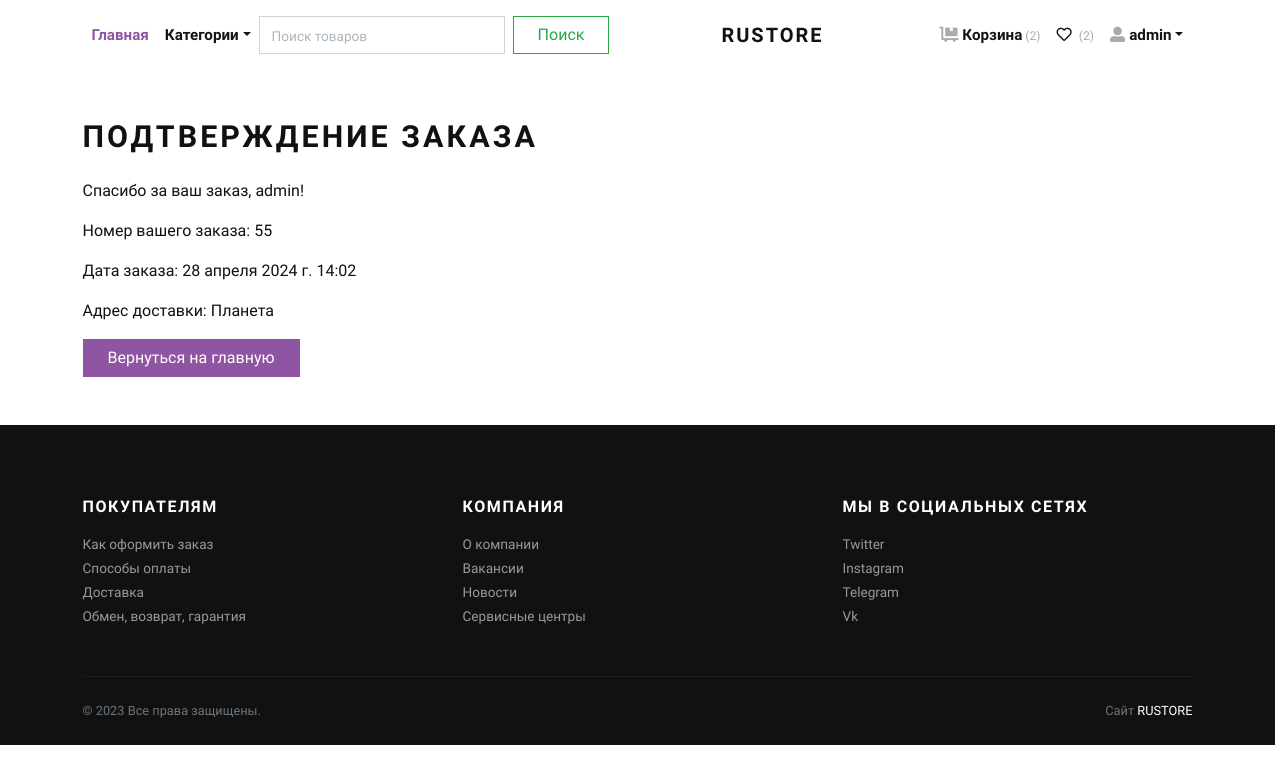
The app's page /order-confirmation/ (signed in) with its own data.
### store/models.py (models this page shows)
class Order(models.Model):
    user = models.ForeignKey(User, verbose_name="User", on_delete=models.CASCADE)
    address = models.ForeignKey(Address, verbose_name="Shipping Address", on_delete=models.CASCADE)
    product = models.ForeignKey(Product, verbose_name="Product", on_delete=models.CASCADE)
    quantity = models.PositiveIntegerField(verbose_name="Quantity")
    ordered_date = models.DateTimeField(auto_now_add=True, verbose_name="Ordered Date")
    status = models.CharField(
        choices=STATUS_CHOICES,
        max_length=50,
        default="В ожижании"
    )

class Address(models.Model):
    user = models.ForeignKey(User, verbose_name="User", on_delete=models.CASCADE)
    locality = models.CharField(max_length=150, verbose_name="Ближайшее местоположение")
    city = models.CharField(max_length=150, verbose_name="Город")
    state = models.CharField(max_length=150, verbose_name="Район")
    def __str__(self):
        return self.locality

### store/views.py (the view)
# urls.py: path('order-confirmation/', views.order_confirmation, name='order-confirmation'),
@login_required
def order_confirmation(request):
    user = request.user
    order = Order.objects.filter(user=user).last()
    if not order:
        return redirect('store:home')
    context = {
        'order': order,
    }
    return render(request, 'store/order_confirmation.html', context)

### store/context_preprocessors.py (called while the page is built)
def store_menu(request):
    categories = Category.objects.filter(is_active=True)
    context = {
        'categories_menu': categories,
    }
    return context

def cart_menu(request):
    if request.user.is_authenticated:                      #проверка пользователя на аутентификацию
        cart_items= Cart.objects.filter(user=request.user) #получаем объекты из корзины
        context = {
            'cart_items': cart_items,
        }
    else:
        context = {}
    return context

def favorites_count(request):
    if request.user.is_authenticated:
        count = Favorite.objects.filter(user=request.user).count()
    else:
        count = 0
    return {'favorites_count': count}

### templates/store/order_confirmation.html
{% extends 'base.html' %}
{% block content %}
<div class="container py-5">
    <div class="row">
        <div class="col-12">
            <h2 class="text-uppercase mb-4">Подтверждение заказа</h2>
            <p class="mb-3">Спасибо за ваш заказ, {{ request.user.username }}!</p>
            <p>Номер вашего заказа: {{ order.id }}</p>
            <p>Дата заказа: {{ order.ordered_date }}</p>
            <p>Адрес доставки: {{ order.address }}</p>
            <a href="{% url 'store:home' %}" class="btn btn-primary">Вернуться на главную</a>
        </div>
    </div>
</div>
{% endblock %}

### templates/navbar.html (shortened to what this page needs)
{% load static %}
      <header class="header bg-white">
        <div class="container px-0 px-lg-3">
          <nav class="navbar navbar-expand-lg navbar-light py-3 px-lg-0"><a class="navbar-brand" href="{% url 'store:home' %}"><span class="font-weight-bold text-uppercase text-dark">RUSTORE</span></a>
            <div class="collapse navbar-collapse" id="navbarSupportedContent">
              <ul class="navbar-nav mr-auto">
                <li class="nav-item">
                  <a class="nav-link active" href="{% url 'store:home' %}">Главная</a>
                </li>
                <li class="nav-item dropdown"><a class="nav-link dropdown-toggle" id="pagesDropdown" href="#" data-toggle="dropdown" aria-haspopup="true" aria-expanded="false">Категории</a>
                </li>
                <form class="form-inline my-2 my-lg-0" action="{% url 'store:search' %}" method="get">
                  <input class="form-control mr-sm-2" type="search" placeholder="Поиск товаров" aria-label="Search" name="q">
                  <button class="btn btn-outline-success my-2 my-sm-0" type="submit">Поиск</button>
                </form>
              </ul>
              <ul class="navbar-nav ml-auto">
                {% if request.user.is_authenticated %}
                  <li class="nav-item"><a class="nav-link" href="{% url 'store:cart' %}"> <i class="fas fa-dolly-flatbed mr-1 text-gray"></i>Корзина<small class="text-gray"> ({{cart_items.count}})</small></a></li>
                  <li class="nav-item"><a class="nav-link" href="{% url 'store:favorites' %}"> <i class="far fa-heart mr-1"></i><small class="text-gray"> ({{ favorites_count }})</small></a></li>
                  <li class="nav-item dropdown"><a class="nav-link dropdown-toggle" id="pagesDropdown" href="#" data-toggle="dropdown" aria-haspopup="true" aria-expanded="false"><i class="fas fa-user-alt mr-1 text-gray"></i>{{request.user.username}}</a></a>
                </li>
                {% else %}
                  <li class="nav-item"><a class="nav-link" href="{% url 'store:login' %}">Войти</a></li>
                  <li class="nav-item"><a class="nav-link" href="{% url 'store:register' %}">Создать аккаунт</a></li>
                {% endif %}
              </ul>
            </div>
          </nav>
        </div>
      </header>

### rustore/static/css/style.violet.css (style rules this page uses)
.text-gray { color: #aaa !important; }
.navbar { position: relative; }
@media (min-width: 992px) { .navbar-brand { position: absolute; top: 50%; left: 50%; margin-left: 135px; -webkit-transform: translate(-50%, -50%); transform: translate(-50%, -50%); } }
.text-uppercase { text-transform: uppercase; letter-spacing: 0.1em; }
.navbar { padding: 0.5rem 1rem; }
.navbar-brand { display: inline-block; padding-top: 0.3125rem; padding-bottom: 0.3125rem; margin-right: 1rem; font-size: 1.25rem; }
.navbar-light .navbar-brand { color: #9055A2; }
.navbar-light .navbar-nav .nav-link { color: rgba(17, 17, 17, 0.99); font-weight: 800; font-size: 0.95rem; transition: all 0.3s; }
.navbar-light .navbar-nav .show > .nav-link, .navbar-light .navbar-nav .active > .nav-link, .navbar-light .navbar-nav .nav-link.show, .navbar-light .navbar-nav .nav-link.active { color: #9055A2; }
.btn { font-weight: 400; border: 1px solid transparent; font-family: inherit; padding: 0.375rem 1.5rem; font-size: 1rem; line-height: 1.5; border-radius: 0; transition: color 0.15s ease-in-out, background-color 0.15s ease-in-out, border-color 0.15s ease-in-out, box-shadow 0.15s ease-in-out; }
.btn-primary { color: #fff; background-color: #9055A2; border-color: #9055A2; }
.btn-outline-success { color: #28a745; background-color: transparent; background-image: none; border-color: #28a745; }
body { font-family: "Libre Franklin", sans-serif; font-size: 1rem; font-weight: 400; line-height: 1.5; color: #111111; background-color: #fff; }
a { color: #9055A2; text-decoration: none; }
h1, h2, h3, h4, h5, h6, .h1, .h2, .h3, .h4, .h5, .h6 { margin-bottom: 0.5rem; font-family: inherit; font-weight: 900; line-height: 1.2; color: inherit; }
h2, .h2 { font-size: 1.9rem; }
small, .small { font-size: 80%; font-weight: 400; }
.text-dark { color: #111111 !important; }
.form-control { padding: 0.375rem 0.75rem; font-size: 1rem; line-height: 1.5; color: #495057; background-color: #fff; border: 1px solid #ced4da; border-radius: 0; transition: border-color 0.15s ease-in-out, box-shadow 0.15s ease-in-out; }
.form-control::placeholder { color: #adb5bd; font-size: 0.85rem; font-weight: 400; }
.nav-link { padding: 0.5rem 1rem; }

### rustore/static/css/custom.css (style rules this page uses)
html { scroll-behavior: smooth; }

### records on screen
Order: id "55", ordered_date "28 апреля 2024 г. 14:02", address "Планета"

### other values on screen
{{ cart_items.count }} "2"
{{ favorites_count }} "2"
{{ request.user.username }} "admin"
